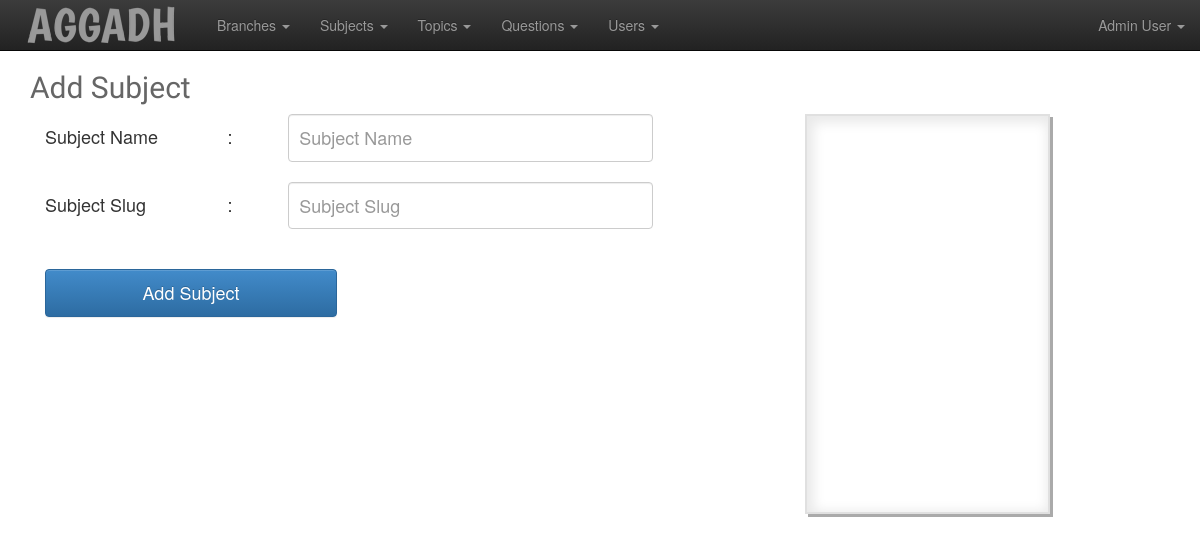
/admin/subject-add.php (signed in), run on an earlier commit of the app's database.
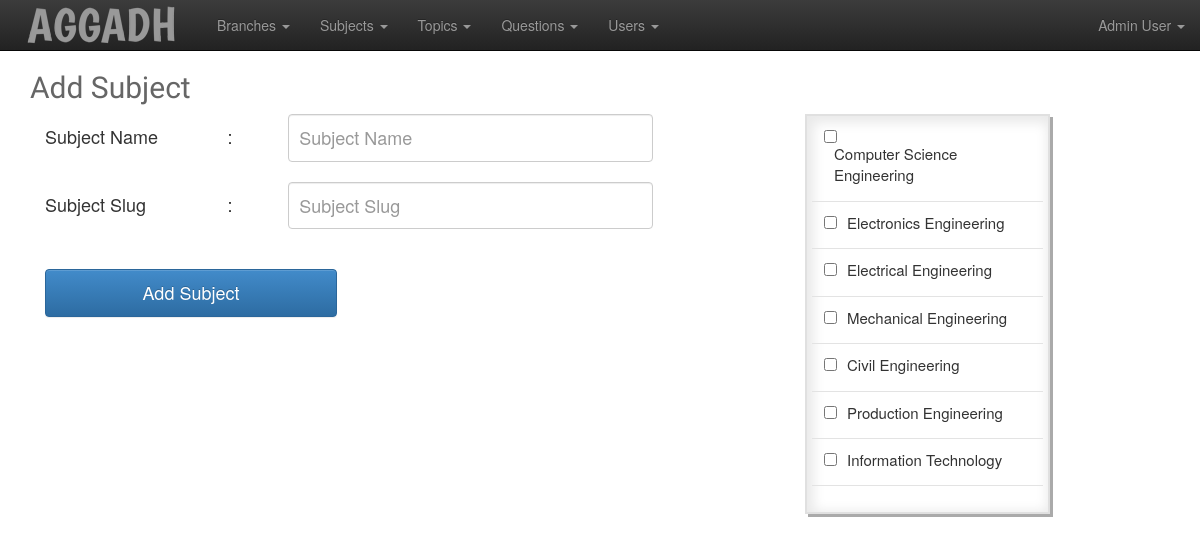
And on a later commit of the database.
### tables this page shows
CREATE TABLE IF NOT EXISTS `branches` (
  `branch_id` int(11) NOT NULL AUTO_INCREMENT,
  `branch_name` varchar(255) NOT NULL,
  `bn_slug` varchar(255) NOT NULL,
  PRIMARY KEY (`branch_id`),
  UNIQUE KEY `bn_slug` (`bn_slug`)
);

### includes/functions.php (called while the page is built, shortened)
<?php require 'db.php';
function getBranches()
{
    $getquery = "Select * from branches ;";
    global $conn;
                        $res = $conn->query($getquery);
                     return $res;
}

### admin/subject-add.php (the view, shortened to what this page needs)
<?php include './includes/header.php'; ?>
<div class="container-fluid">
    <div class="container-fluid">
        <h2>Add Subject</h2>
        <form action="<?php echo htmlspecialchars($_SERVER["PHP_SELF"]); ?>" method="post" class="add-form">
            <div class="col-lg-8">
                <div class="container-fluid">
                    <p class="col-lg-3">Subject Name</p> <p class="col-lg-1">:</p><input class=" form-control col-lg-8" name="sname" type="text" placeholder="Subject Name" />
                </div>
                <div class="container-fluid">
                    <p class="col-lg-3">Subject Slug</p> <p class="col-lg-1">:</p><input class="form-control col-lg-8" name="sslug" type="text" placeholder="Subject Slug" />
                </div>
                <div class="container-fluid">
                    <input class="btn btn-primary col-lg-6" name="subject" type="submit" value="Add Subject" />
                </div>
            </div>
            <div class="col-lg-4">
                <div class="container-fluid">
                    <div class="branch-list">
                        <ul>
                        <? $arr = getBranches();
                        while($row = $arr->fetch_array())
                        {?>
                            <li><input type="checkbox" name="branch[]" value="<? echo $row['branch_id']; ?>" /><label><? echo $row['branch_name'];?></label></li>
                        <?}
?>
                        </ul>
                    </div>
                </div>
            </div>
        </form>
    </div>
</div>
<? include './includes/footer.php'; ?>

### admin/includes/header.php (shortened to what this page needs)
<?php session_start();
require ("../includes/functions.php");?>
<html>
    <head>
        <link rel="stylesheet" type="text/css" href="css/bootstrap.css" />
        <link rel="stylesheet" type="text/css" href="css/bootstrap-theme.css" />
        <link rel="stylesheet" type="text/css" href="css/style.css" />
    </head>
    <body>
        <header>
            <div class="navbar navbar-inverse navbar-static-top" >
                <div class="container-fluid">
    <div class="navbar-header">
        <a class="navbar-brand" href="../admin/adminindex.php"><img src="../img/logo-footer-menu.png" /></a>
    </div>
    <div class="collapse navbar-collapse" id="main-menu-collapse">
      <ul class="nav navbar-nav">
          <? if(isset($_SESSION['admin']))
          {?>
        <li class="dropdown">
          <a href="#" class="dropdown-toggle" data-toggle="dropdown">Branches <b class="caret"></b></a>
        </li>
        <li class="dropdown">
          <a href="#" class="dropdown-toggle" data-toggle="dropdown">Subjects <b class="caret"></b></a>
        </li>
        <li class="dropdown">
          <a href="#" class="dropdown-toggle" data-toggle="dropdown">Topics <b class="caret"></b></a>
        </li>
        <li class="dropdown">
          <a href="#" class="dropdown-toggle" data-toggle="dropdown">Questions <b class="caret"></b></a>
        </li>
        <li class="dropdown">
          <a href="#" class="dropdown-toggle" data-toggle="dropdown">Users <b class="caret"></b></a>
        </li>
        <?
          }
          ?>
      </ul>
      <ul class="nav navbar-nav navbar-right">
        <li class="dropdown">
            <? if(isset($_SESSION['admin']))
            { ?>
          <a href="#" class="dropdown-toggle" data-toggle="dropdown">Admin User <b class="caret"></b></a>
 <?}
 ?>
        </li>
      </ul>
    </div>
  </div>
        </header>

### admin/includes/footer.php (shortened to what this page needs)
    </body>
</html>

### admin/css/style.css (style rules this page uses)
h1,h2,h3,h4,h5,h6 { font-family: "Boogaloo" !important; font-weight: normal !important; color: #666; margin: 0; padding: 0; }
.navbar-brand, .navbar-brand > img { margin: 0; padding: 0px 8px; }
.add-form input[type="text"] { display: inline; width: 50%; }
.add-form div.container-fluid { padding: 10px 0px; }
.add-form input { font-size: 18px; padding: 10px 10px; height: auto; }
.add-form p { font-size: 18px; margin: 0; padding: 10px 0px; }
.add-form input[type="submit"] { text-align: center; margin-top: 20px; width: 40%; }
.branch-list { width: 70%; height: 400px; overflow-y: auto; border: 2px solid #e0e0e0; box-shadow: 3px 3px #aaa,inset 3px 3px 12px 4px #eaeaea; }
.branch-list ul, .branch-list ul li { margin: 0; padding: 0px; }
.branch-list ul li { padding: 10px 12px; display: block; border-bottom: 1px solid #e3e3e3; margin: 0px 5px; }
.branch-list ul li label { padding-left: 10px; font-weight: normal; font-size: 15px; }

What changed in the data, as far as the page shows it:
added branches: branch_name "Computer Science Engineering"
added branches: branch_name "Electronics Engineering"
added branches: branch_name "Electrical Engineering"
added branches: branch_name "Mechanical Engineering"
added branches: branch_name "Civil Engineering"
added branches: branch_name "Production Engineering"
added branches: branch_name "Information Technology"
